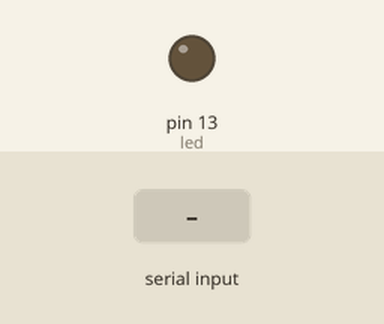
Bench run of a sketch on a simulated Arduino Uno, built with avr-gcc and run on an emulated ATmega328P. Shown: output pins drawn as LEDs (lit = HIGH). The test bench sets the inputs (shaded band).

Above: at 1.2 s.
1.3 s: "0" received over Serial
At 2.7 s:
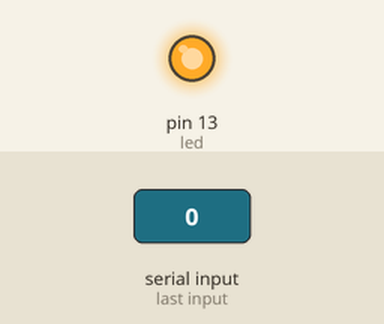
3.0 s: "1" received over Serial
At 4.4 s:
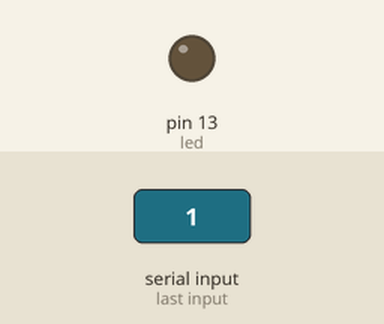
5.0 s: "2" received over Serial
At 6.0 s:
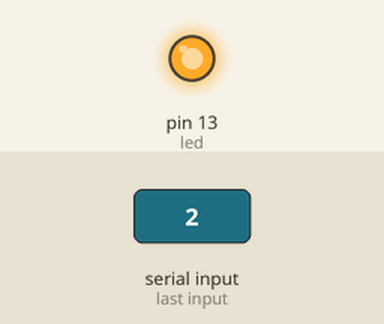
Timing chart, 0 to 8.0 s (numbered marks = the images above; inputs shaded):
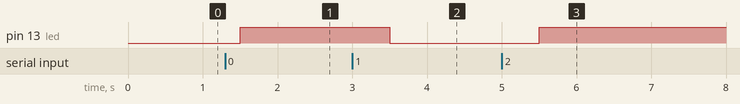

Measured:
- after the input at 1.3 s, pin 13 (led): LOW → HIGH after 0.20 s
- after the input at 3.0 s, pin 13 (led): HIGH → LOW after 0.50 s
- after the input at 5.0 s, pin 13 (led): LOW → HIGH after 0.50 s

The sketch:

Arduino-code.ino
```cpp
char incomingByte ;   // for incoming serial data
int led = 13;
int flag=0;

void setup()
{
  Serial.begin(9600); // // opens serial port, sets data rate to 9600 bps

  pinMode(led, OUTPUT);
}

void loop()
{
  if(flag==0){digitalWrite(led, LOW);    // turn the LED off by making the voltage LOW
  }
  else if(flag==1){digitalWrite(led,HIGH);
    }

  if (Serial.available() > 0) {
    // read the incoming byte:
    incomingByte = Serial.read();//not using this
   if(incomingByte=='1'){
  flag=0;
    digitalWrite(led, LOW);
   }
   else{
    flag=1;
    digitalWrite(led,HIGH);
    }


  }
  delay(500);
}
```
